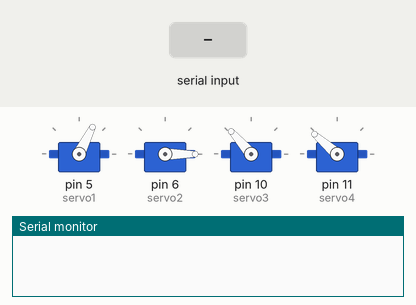
A sketch run on a simulated Arduino Uno, built with avr-gcc and run on an emulated ATmega328P. Shown: 4 × servo, the last lines printed to the serial monitor. The test bench sets the inputs (shaded band).

Above: at 1.3 s.
1.4 s: "90,45\n" received over Serial
3.0 s: "30,150\n" received over Serial
At 10.4 s:
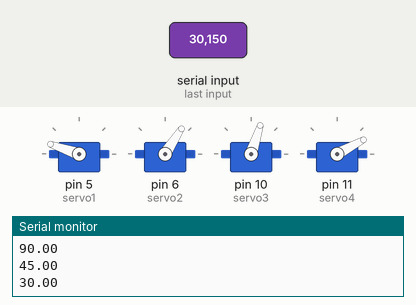
At 16.9 s:
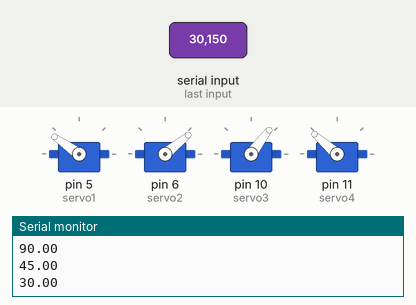
Timing chart, 0 to 21.0 s (numbered marks = the images above; inputs shaded):
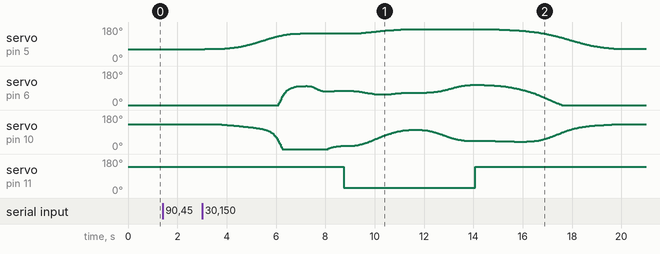

Measured:
- by itself, servo on pin 5 (servo1): rises from 63° to 168° in 8.3 s, then falls to 64° in 8.7 s

The sketch:

00_PaP_Final.ino
```cpp
// Wes Gates
#include <Servo.h>

/// Timekeeping ///
signed long tms = 0;
float t = 0;
const float tdel = 100; // Delay time in milliseconds
float d = 2.5; // Defines movement time in seconds for the Minimum Jerk Trajectory

/// Servo Properties ///
const int p1min = 779;  // min writeMicroseconds command
const int p1max = 2191; // max writeMicroseconds command
//const float s1 = 10.25; // Calibration slope (microseconds/degree)
const float s1 = 9.774; // Original Calibration Slope (bad calibration)
const float b1 = 1280;  // Calibration Bias (microseconds)
float p1 = b1;            // Starting (home) position
float th1 = 0; float th1r = 0;

const int p2min = 805;
const int p2max = 2249;
const float s2 = 10.24;
const float b2 = 1090;
float p2 = b2;
float th2 = 0; float th2r = 0;

const int p3min = 792;
const int p3max = 2250;
const float s3 = 10.227;
const float b3 = 1710;
float p3 = b3;
float th3 = 0; float th3r = 0;

//const int p4min = 800;
const int p4min = 1210; // Avoids sticking hands together
const int p4max = 2230;
const float b4 = 1670;
const float s4 = 10.294;
float p4 = 2100; float pclose = 1370; float popen = 2000;
float th4 = 0; float th4r = 0;

/// Positions ///
// Home Position: Positions the robot to be mostly out of the camera's way
float x0 = 190; float y0 = 100; float z0 = 150;

// Initial Position: Updated after every performMovements()
float xi = x0; float yi = y0; float zi = z0;

// Final Position: xf, yf, zf
float xf = x0; float yf = y0; float zf = z0;
float xf_offset = 0; // Vary offset for PM1 based on target location

// Trash location: Where the robot will move stuff to for dropoff
const float xt1 = 20; const float yt1 = 20; const float zt1 = 120;
const float xt2 = 20; const float yt2 = 20; const float zt2 = 40;

/// Reading Position Values as Strings ///
const int numStrings = 3; // The number of strings to receive
String receivedStrings[numStrings];
float receivedFloat[numStrings];

/// Robot Geometry for Inverse Kinematics ///
float r1 = 0; float rb = 0;
float alpha = 0; float beta = 0; float gamma = 0;
float th1d = 0; float th2d = 0; float th3d = 0;

// Define servo objects
Servo servo1; Servo servo2; Servo servo3; Servo servo4;

void setup() {
  // Attach each servo 1-4 to pins 5,6, 10, and 11, respectively
  servo1.attach(5, p1min, p1max); // servo 1
  servo2.attach(6, p2min, p2max);
  servo3.attach(10, p3min, p3max);
  servo4.attach(11, p4min, p4max);

  // Move all servos to their home position
  servo1.writeMicroseconds(1277);
  servo2.writeMicroseconds(805);
  servo3.writeMicroseconds(1855);
  servo4.writeMicroseconds(popen);

  // Start serial communication
  Serial.begin(115200);
  Serial.setTimeout(3000); // Set a timeout for reading strings
  delay(tdel);
}


void loop() {
  // Detach servos, clear serial buffer, and wait for a data packet
  servo1.detach(); servo2.detach(); servo3.detach(); servo4.detach();
  clearSerialBuffer();

  int receivedCount = 0;
  while (receivedCount < numStrings) {
    if (Serial.available()) {
      // Read the string until a newline character is encountered; then send the received string back to MATLAB

      // Floats
      receivedFloat[receivedCount] = Serial.parseFloat();
      Serial.print(receivedFloat[receivedCount]);
      Serial.print("\n");

      receivedCount++;
      Serial.flush();
      delay(100); // To DEBUG: Increase delay to provide enough time to input coordinate strings to the serial monitor
    }
  }

  // Reattach servos and resume initial positions
  servo1.attach(5, p1min, p1max);   servo2.attach(6, p2min, p2max);
  servo3.attach(10, p3min, p3max);  servo4.attach(11, p4min, p4max);
  servo1.writeMicroseconds(1277);   servo2.writeMicroseconds(805);
  servo3.writeMicroseconds(1855);   servo4.writeMicroseconds(popen);

  // Convert the received strings to float values
  xf = receivedFloat[0];
  yf = receivedFloat[1];
  zf = receivedFloat[2];
  zf = 50; // Keeps aproach low without causing collision with ground.

  //PM1: Stop just behind object (xa, ya, za)
  float xa, ya; // Adusted approach vector
  approachVector(xa,ya,     xf,yf,zf);
  d = scale_d(xi, yi, zi, xa, ya, zf); // Scales d to be faster for short movements
  float xd, yd, zd, th1, th2, th3; // Returns the target location and all joint angles
  performMovements(xd, yd, zd, th1, th2, th3,
                   xi, yi, zi, xa, ya, zf, d);
  // Redefine the initial position as the final (target) position.
  xi = xa;
  yi = ya;
  zi = zf;

  //PM2: Advance to object centroid (xf, yf, zf)
  float xc, yc; // Corrected centroid vector for elongated bounding boxes
  correctedVector(xc,yc,    xf, yf, zf);

  d = scale_d(xi, yi, zi, xc, yc, zf);

  performMovements(xd, yd, zd, th1, th2, th3,
                   xi, yi, zi, xc, yc, zf, d);
  xi = xc;
  yi = yc;
  zi = zf;

  //Close Gripper
  moveGripper();

  //PM3.1: Move just above trash location (xt1, yt1, zt1)
  d = scale_d(xi, yi, zi, xt1, yt1, zt1);
  performMovements(xd, yd, zd, th1, th2, th3,
                   xi, yi, zi, xt1, yt1, zt1, d);
  xi = xt1;
  yi = yt1;
  zi = zt1;

  //PM3.2: Place object gently on target (trash) (xt2, yt2, zt2)
  d = scale_d(xi, yi, zi, xt2, yt2, zt2);
  performMovements(xd, yd, zd, th1, th2, th3,
                   xi, yi, zi, xt2, yt2, zt2, d);
  xi = xt2;
  yi = yt2;
  zi = zt2;

  // Open Gripper
  moveGripper();

  //PM4: Return to Home Position (x0, y0, z0)
  d = scale_d(xi, yi, zi, x0, y0, z0);
  performMovements(xd, yd, zd, th1, th2, th3,
                   xi, yi, zi, x0, y0, z0, d);
  xi = x0;
  yi = y0;
  zi = z0;

  clearSerialBuffer();
  Serial.print("done"); // Tells MATLAB a movement sequence has been completed
  Serial.print("\n"); // Needed in order to read the string
  return;

}

////////////////////////////////////////////////////////////////////////////////////
//*** Sequential Movement function
// Not seeing movement? Try changing xf, yf, zf.
void performMovements(float &xd, float &yd, float &zd, float &th1, float &th2, float &th3, float xi, float yi, float zi, float xf, float yf, float zf, float d) {
  unsigned long startTime = millis();

  for (unsigned long tms = millis(); tms - startTime <= d * 1000; tms = millis()) {

    unsigned long relativeTime = tms - startTime;
    float t_d = (float)relativeTime / (d * 1000); // Reduces division computation within the Minimum Jerk Trajectory

    float xd, yd, zd; // Return the MJT for each axis
    minimumJerkTrajectory(xd, yd, zd,
                          xi, yi, zi, xf, yf, zf, t_d);

    // Call the inverse kinematics function to compute joint angles
    float th1, th2, th3; // Return the joint angles
    computeJointAngles(th1, th2, th3,
                       xd, yd, zd);

    // Move the servos to the calculated positions
    moveServos(th1, th2, th3);

    ////////////////////////////////////////////////////////////////////////////////////////////
    //        // Position of the end-effector and calculated joint angles (Inverse Kinematics)
    //        Serial.print(tms * .001); Serial.print("\t");
    //        Serial.print(xd); Serial.print("\t");
    //        Serial.print(yd); Serial.print("\t");
    //        Serial.print(zd); Serial.print("\t");
    //
    //        Serial.print(th1); Serial.print("\t");
    //        Serial.print(th2); Serial.print("\t");
    //        Serial.print(th3); Serial.print("\t");
    //
    //        Serial.println();
    ////////////////////////////////////////////////////////////////////////////////////////////

    // Add a small delay (if needed) to manage the loop's execution speed
//    delay(10);
  }

}
////////////////////////////////////////////////////////////////////////////////////


////////////////////////////////////////////////////////////////////////////////////
//*** Minimum Jerk Trajectory Function
void minimumJerkTrajectory(float &xd, float &yd, float &zd, float xi, float yi, float zi, float xf, float yf, float zf, float t_d) {
  xd = xi + (xf - xi) * ( 10 * pow(t_d, 3) - 15 * pow(t_d, 4) + 6 * pow(t_d, 5));
  yd = yi + (yf - yi) * ( 10 * pow(t_d, 3) - 15 * pow(t_d, 4) + 6 * pow(t_d, 5));
  zd = zi + (zf - zi) * ( 10 * pow(t_d, 3) - 15 * pow(t_d, 4) + 6 * pow(t_d, 5));
}
////////////////////////////////////////////////////////////////////////////////////


////////////////////////////////////////////////////////////////////////////////////
// *** Compute Joint Angles using Inverse Kinematics *** //
void computeJointAngles(float &th1, float &th2, float &th3, float xd, float yd, float zd) {
  float r1, rb, alpha, beta, gamma;

  r1 = sqrt(pow((xd - 190), 2) + pow(yd, 2));
  rb = sqrt(pow((zd - 60), 2) + pow((r1 - 60), 2));

  alpha = degrees(atan2(sqrt(abs(pow(80, 2) - pow(rb / 2, 2))) , (rb / 2)));
  beta = degrees(atan2((zd - 60), (r1 - 60)));
  gamma = 180 - 2 * alpha;

  th1 = degrees(atan((190 - xd) / yd));
  th2 = 90 - alpha - beta;
  th3 = -th2 - (90 - gamma);
}
////////////////////////////////////////////////////////////////////////////////////


////////////////////////////////////////////////////////////////////////////////////
void moveServos(float th1, float th2, float th3) {
  float p1, p2, p3;

  p1 = s1 * th1 + b1;
  p1 = constrain(p1, p1min, p1max);

  p2 = s2 * th2 + b2;
  p2 = constrain(p2, p2min, p2max);

  p3 = s3 * th3 + b3;
  p3 = constrain(p3, p3min, p3max);

  servo1.writeMicroseconds(p1);
  servo2.writeMicroseconds(p2);
  servo3.writeMicroseconds(p3);
}
////////////////////////////////////////////////////////////////////////////////////


////////////////////////////////////////////////////////////////////////////////////
void moveGripper() {
  static bool isopen = false;

  if (isopen != true) {
    servo4.writeMicroseconds(pclose);
    isopen = true;
  }
  else {
    servo4.writeMicroseconds(popen);
    isopen = false;
  }
}

////////////////////////////////////////////////////////////////////////////////////

////////////////////////////////////////////////////////////////////////////////////
float scale_d(float xi, float yi, float zi, float x, float y, float z) {
  // Calculate the Euclidean distance between the two points
  float distance = sqrt(pow(x - xi, 2) + pow(y - yi, 2) + pow(z - zi, 2));

  // Scale the distance according to your requirements
  //  float d = distance * .03; // Replace 'scaleFactor' with your desired scaling factor
  float d = distance * .03; // Replace 'scaleFactor' with your desired scaling factor

  return d;
}
////////////////////////////////////////////////////////////////////////////////////


////////////////////////////////////////////////////////////////////////////////////
void clearSerialBuffer() {
  while (Serial.available() > 0) {
    Serial.read();
  }
}
////////////////////////////////////////////////////////////////////////////////////


////////////////////////////////////////////////////////////////////////////////////
// ***
void approachVector(float &xa, float &ya, float xf, float yf, float zf) {
  float th, P, p;
  float delp = 40; // Defines approach distance

  th = atan2(xf-190,yf);
  P = sqrt(pow(xf-190,2)+pow(yf,2));
  p = P - delp;

  ya = p * cos(th);
  xa = p * sin(th) + 190;
}

////////////////////////////////////////////////////////////////////////////////////
// *** Attempts to correct the x-position error. This error is a result of the
// depth-data not being captured due to the orientation of the camera.
void correctedVector(float &xc, float &yc, float xf, float yf, float zf) {
  float th, P, p;

  // For every 5mm away from center, increase the perpendicular grasping lunge distance by .5mm
  float delp = abs(xf - 190) / 10;

  th = atan2(xf-190,yf);
  P = sqrt(pow(xf-190,2)+pow(yf,2));
  p = P + delp; // Increase perpendicular grasping lunge distance

  xc = p * sin(th) + 190;
  yc = p * cos(th);

//  Serial.print(xc);
//  Serial.print("\t");
//  Serial.print(yc);
//  Serial.print("\t");
//  Serial.print(p);
}

////////////////////////////////////////////////////////////////////////////////////

////////////////////////////////////////////////////////////////////////////////////
// Code for verifying that minimumJerkTrajectory & computeJointAngles work
//  // Apply MJT to smooth motion
//  float xd, yd, zd; // List the returned values of the function
//  minimumJerkTrajectory(xd, yd, zd, xi, yi, zi, xf, yf, zf, t_d);
//
//  // Use Inverse Kinematics to compute joint angles
//  float th1, th2, th3; // The returned angles wanted from the function
//  computeJointAngles(th1, th2, th3, xd, yd, zd);
////////////////////////////////////////////////////////////////////////////////////
```
